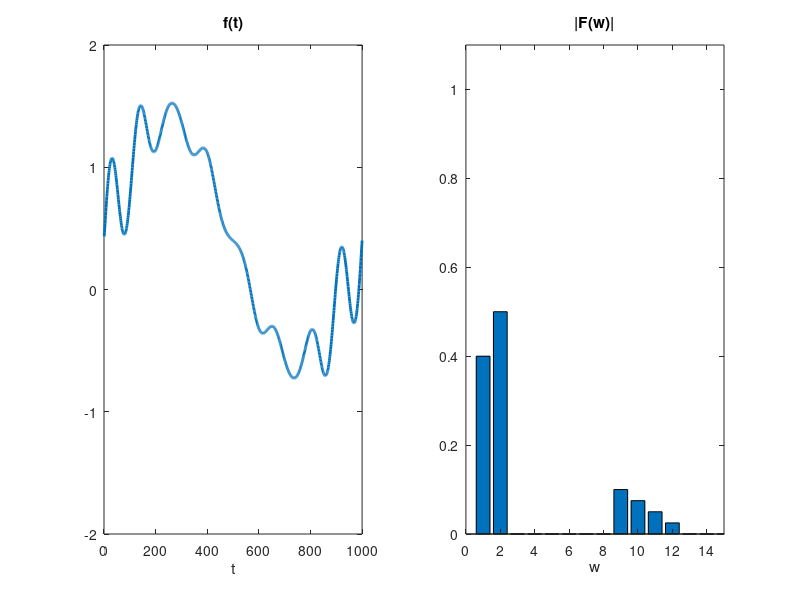

Write the MATLAB code that produced this figure.
n = 1000;
t = 1:n;

for j=1:16
    
    switch j
        case 1
            st = 'sin(t/n*2*pi)';
        case 2
            st = '0.3 + sin(t/n*2*pi)';
        case 3
            st = '0.6 + 0.75*sin(t/n*2*pi)';
        case 4
            st = 'sin(t/n*2*pi)';
        case 5
            st = 'sin(2*t/n*2*pi)';
        case 6
            st = 'sin(4*t/n*2*pi)';
        case 7
            st = 'sin(8*t/n*2*pi)';
        case 8
            st = 'sin(12*t/n*2*pi)';
        case 9
            st = '0.5*sin(8*t/n*2*pi)';
        case 10
            st = '0.3*sin(t/n*2*pi) + 0.4*sin(8*t/n*2*pi)';
        case 11
            st = '0.8*sin(t/n*2*pi) + 0.4*sin(8*t/n*2*pi)';
        case 12
            st = '0.8*sin(t/n*2*pi) + 0.2*sin(4*t/n*2*pi) + 0.4*sin(8*t/n*2*pi)';
        case 13
            st = 'sin(t/n*2*pi) + 0.2*sin(12*t/n*2*pi)';
        case 14
            st = 'sin(t/n*2*pi) + 0.2*sin(8*t/n*2*pi) + 0.15*sin(12*t/n*2*pi)';
        case 15
            st = 'sin(t/n*2*pi)+ 0.2*sin(8*t/n*2*pi) + 0.15*sin(9*t/n*2*pi) + 0.1*sin(10*t/n*2*pi) + 0.05*sin(11*t/n*2*pi)';
        case 16
            st = '0.4 + sin(t/n*2*pi)+ 0.2*sin(8*t/n*2*pi) + 0.15*sin(9*t/n*2*pi) + 0.1*sin(10*t/n*2*pi) + 0.05*sin(11*t/n*2*pi)';
    end
    
    disp([num2str(j) ': f(t) = ' st]);
 
    y = eval(st);
    
    figure(1); clf;
    
    subplot(1,2,1);
    plot(t,y,'linewidth',2);
    title('f(t)');xlabel('t');
    axis([0 n, -2 2]);
    
    subplot(1,2,2);
    bar(abs(fft(y))/n);
    ax=axis;ax(2)=15;ax(4) = 1.1;axis(ax);
    title('|F(w)|');xlabel('w');
    
    pause
end